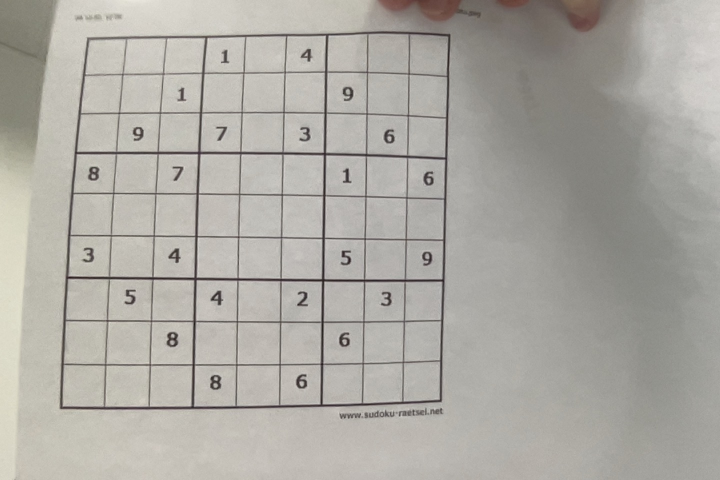
#> input picture RecordedImages/testimage.jpg, 1440 x 960 px, given in place of the camera (shown at 1/2 size)
$ python old.py   (older library calls are emulated)
#> lines starting #> are read from the running program, lines starting #| are printed output that depends on the picture; after the words box and inside, x2 and y2 are one past the last pixel; in counts of white or black regions, pixels touching at a corner belong together
import cv2
import numpy as np
from matplotlib import pyplot as plt
I=0
x=0
# define a video capture object
cam = cv2.VideoCapture(2)

img_counter = 0
while True:
    ret, frame = cam.read()
#> frame is the input picture: shape (960, 1440, 3); mean B, G, R 162.8, 169.3, 172.1
    if not ret:
        print("failed to grab frame")
        break

    img_gray = cv2.cvtColor(frame, cv2.COLOR_BGR2GRAY)
    # Blur the image for better edge detection
    img_blur = cv2.GaussianBlur(img_gray, (3,3), 0)

    # Sobel Edge Detection
    sobelx = cv2.Sobel(src=img_blur, ddepth=cv2.CV_64F, dx=1, dy=0, ksize=5) # Sobel Edge Detection on the X axis
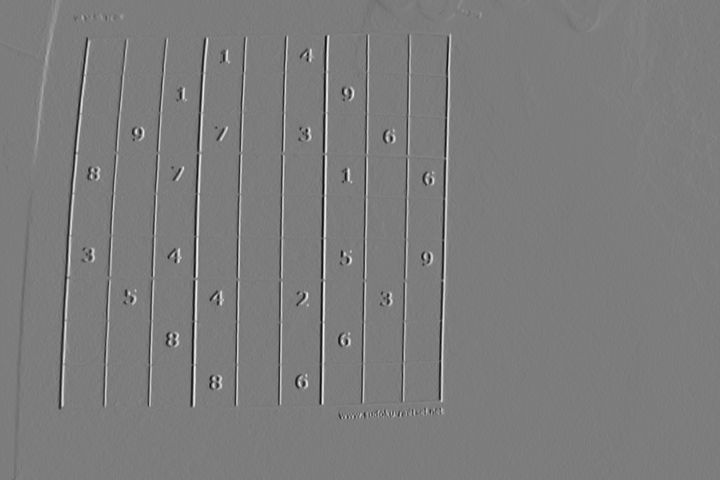
#> sobelx: shape (960, 1440) float64 (shown at 1/2 size); min -5059, max 5268, mean -0.7; drawn with min black and max white
    sobely = cv2.Sobel(src=img_blur, ddepth=cv2.CV_64F, dx=0, dy=1, ksize=5) # Sobel Edge Detection on the Y axis
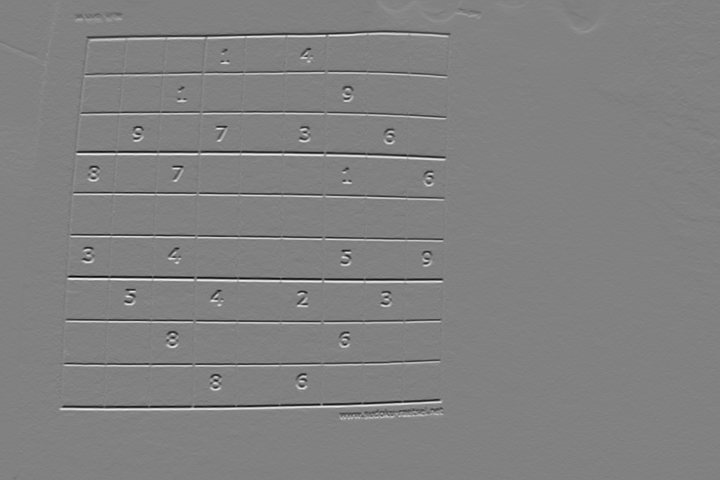
#> sobely: shape (960, 1440) float64 (shown at 1/2 size); min -5382, max 5238, mean 3.4; drawn with min black and max white
    sobelxy = cv2.Sobel(src=img_blur, ddepth=cv2.CV_64F, dx=1, dy=1, ksize=5) # Combined X and Y Sobel Edge Detection
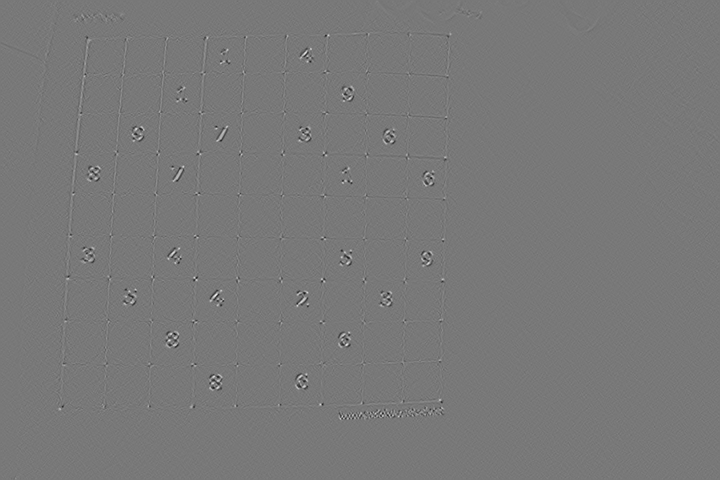
#> sobelxy: shape (960, 1440) float64 (shown at 1/2 size); min -774, max 860, mean 0; drawn with min black and max white

    # Canny Edge Detection
    edges = cv2.Canny(image=img_blur, threshold1=100, threshold2=200) # Canny Edge Detection
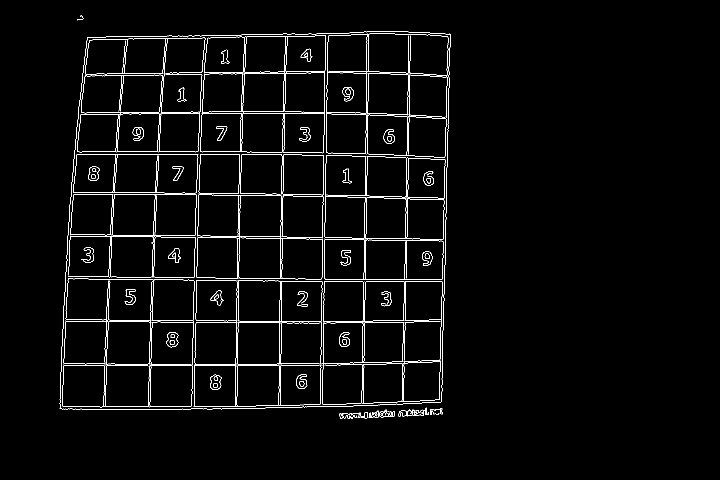
#> edges: shape (960, 1440) (shown at 1/2 size); 2.4% white in thin lines or dots, all inside (x1, y1, x2, y2) = (119, 30, 901, 838)


    #Display
    Hori2 = np.concatenate((sobelx,sobely,sobelxy,edges), axis=1)
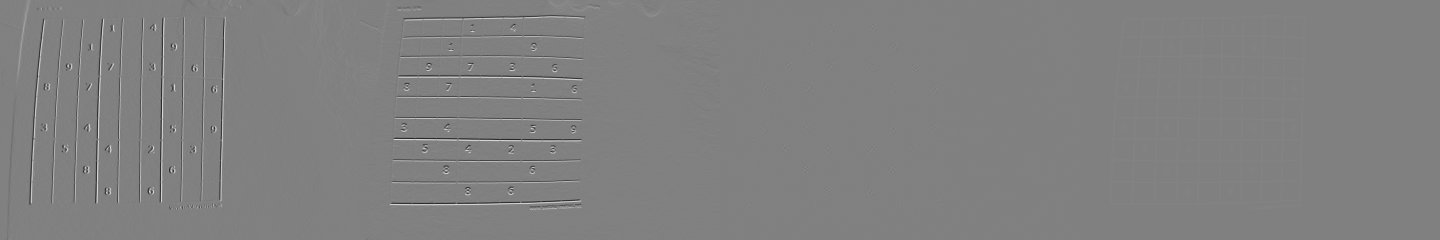
#> Hori2: shape (960, 5760) float64 (shown at 1/4 size); min -5382, max 5268, mean 2.2; drawn with min black and max white
    cv2.imshow('Test2',Hori2)
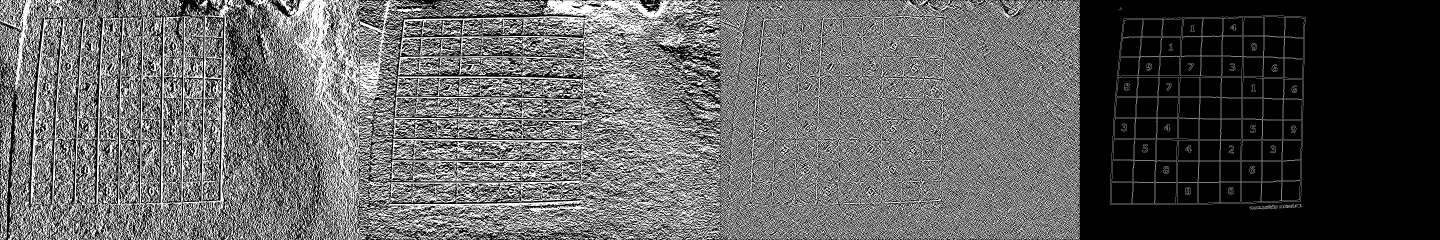
#> window 'Test2': shape (960, 5760) (shown at 1/4 size); 37.7% white; 10143 white regions (6893 under 20 px), largest, box (x1, y1, x2, y2) and area: (2881, 1, 4319, 959) 593128, (1440, 1, 2880, 959) 541250, (466, 0, 965, 960) 143855
    #cv2.imshow('Live',Verti)

    k = cv2.waitKey(1)
#> (key Esc is pressed here)

    if k%256 == 27:
        # ESC pressed
        print("Close Application")
        break
    elif np.sum(edges)>300000:
        img = img_gray
        img = cv2.medianBlur(img,5)
        ret,th1 = cv2.threshold(img,127,255,cv2.THRESH_BINARY)
        th2 = cv2.adaptiveThreshold(img,255,cv2.ADAPTIVE_THRESH_MEAN_C,\
            cv2.THRESH_BINARY,11,2)
        th3 = cv2.adaptiveThreshold(img,255,cv2.ADAPTIVE_THRESH_GAUSSIAN_C,\
            cv2.THRESH_BINARY,11,2)
        titles = ['Original Image', 'Global Thresholding (v = 127)',
            'Adaptive Mean Thresholding', 'Adaptive Gaussian Thresholding']
        images = [img, th1, th2, th3]
        for i in range(4):
            plt.subplot(2,2,i+1),plt.imshow(images[i],'gray')
            plt.title(titles[i])
            plt.xticks([]),plt.yticks([])
        plt.show()
